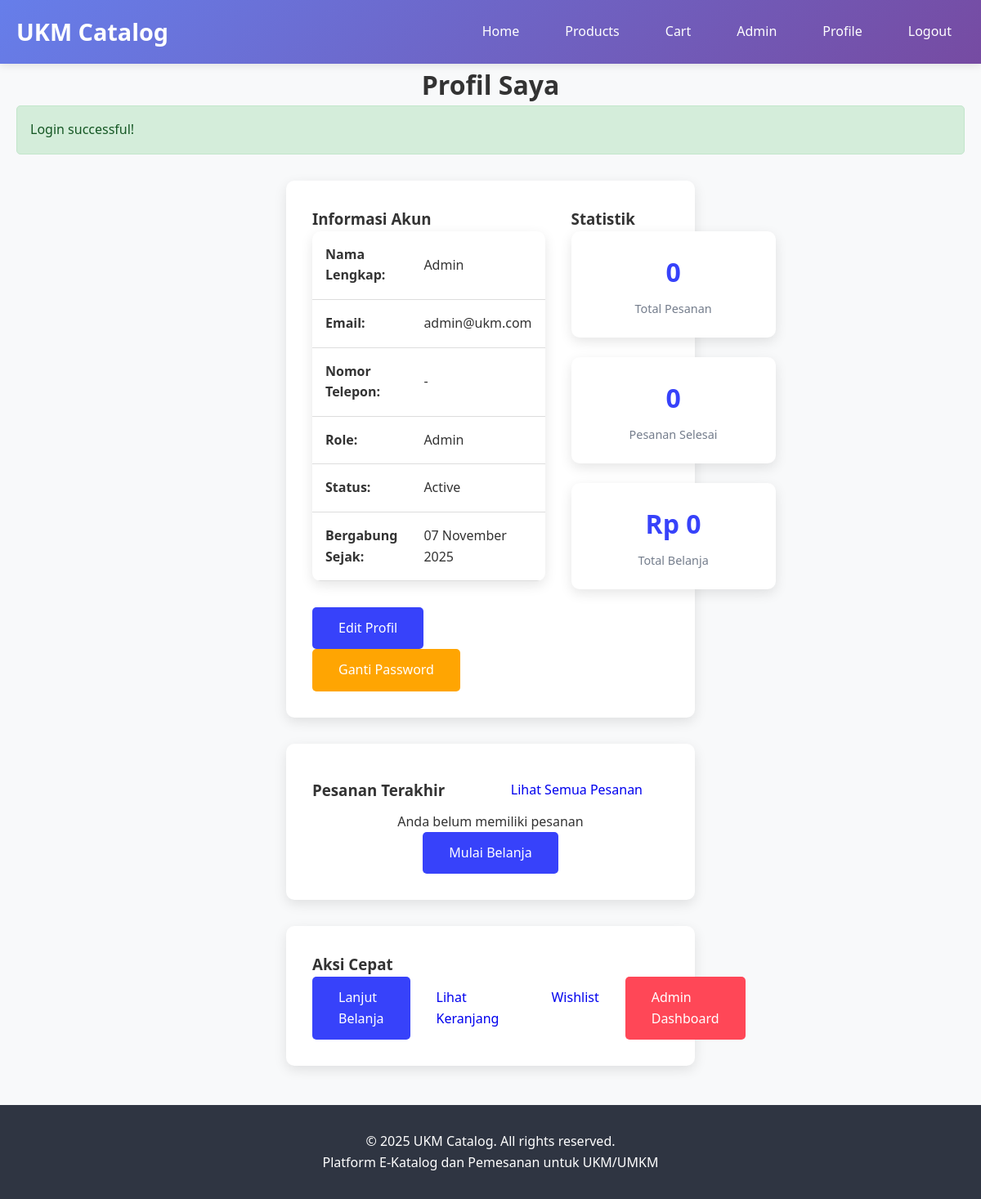
The app's page /profile.php (signed in) with its own data.
### tables this page shows
CREATE TABLE IF NOT EXISTS users (
    id INT PRIMARY KEY AUTO_INCREMENT,
    name VARCHAR(100) NOT NULL,
    email VARCHAR(100) UNIQUE NOT NULL,
    password VARCHAR(255) NOT NULL,
    phone VARCHAR(20),
    role ENUM('admin', 'user') DEFAULT 'user',
    status ENUM('active', 'inactive') DEFAULT 'active',
    remember_token VARCHAR(64) NULL,
    remember_expiry DATETIME NULL,
    reset_token VARCHAR(64) NULL,
    reset_expiry DATETIME NULL,
    created_at DATETIME DEFAULT CURRENT_TIMESTAMP,
    updated_at DATETIME DEFAULT CURRENT_TIMESTAMP ON UPDATE CURRENT_TIMESTAMP
);

### profile.php (the view, shortened to what this page needs)
<?php
require_once 'config/config.php';
$query = "SELECT id, name, email, phone, role, status, created_at FROM users WHERE id = ?";
$stmt = $db->prepare($query);
$stmt->execute([$_SESSION['user_id']]);
$user = $stmt->fetch(PDO::FETCH_ASSOC);
$query = "SELECT o.*, COUNT(oi.id) as total_items
          FROM orders o
          LEFT JOIN customers c ON o.customer_id = c.id
          LEFT JOIN order_items oi ON o.id = oi.order_id
          WHERE c.user_id = ?
          GROUP BY o.id
          ORDER BY o.created_at DESC
          LIMIT 10";
$stmt = $db->prepare($query);
$stmt->execute([$_SESSION['user_id']]);
$orders = $stmt->fetchAll(PDO::FETCH_ASSOC);
include 'includes/header.php';
?>
<div class="container mt-4">
    <h1 class="text-center mb-4">Profil Saya</h1>
    <div class="form-container">
        <div class="d-flex flex-wrap">
            <div class="flex-grow-1" style="margin-right: 2rem;">
                <h3>Informasi Akun</h3>
                <div class="table-container">
                    <table class="table">
                        <tr>
                            <td><strong>Nama Lengkap:</strong></td>
                            <td><?php echo htmlspecialchars($user['name']); ?></td>
                        </tr>
                        <tr>
                            <td><strong>Email:</strong></td>
                            <td><?php echo htmlspecialchars($user['email']); ?></td>
                        </tr>
                        <tr>
                            <td><strong>Nomor Telepon:</strong></td>
                            <td><?php echo htmlspecialchars($user['phone'] ?? '-'); ?></td>
                        </tr>
                        <tr>
                            <td><strong>Role:</strong></td>
                            <td>
                                <span class="badge badge-<?php echo $user['role'] === 'admin' ? 'danger' : 'primary'; ?>">
                                    <?php echo ucfirst($user['role']); ?>
                                </span>
                            </td>
                        </tr>
                        <tr>
                            <td><strong>Status:</strong></td>
                            <td>
                                <span class="badge badge-<?php echo $user['status'] === 'active' ? 'success' : 'secondary'; ?>">
                                    <?php echo ucfirst($user['status']); ?>
                                </span>
                            </td>
                        </tr>
                        <tr>
                            <td><strong>Bergabung Sejak:</strong></td>
                            <td><?php echo date('d F Y', strtotime($user['created_at'])); ?></td>
                        </tr>
                    </table>
                </div>
                <div class="mt-4">
                    <a href="edit-profile.php" class="btn btn-primary">Edit Profil</a>
                    <a href="change-password.php" class="btn btn-warning">Ganti Password</a>
                </div>
            </div>
            <div style="min-width: 250px;">
                <h3>Statistik</h3>
                <div class="dashboard-stats" style="grid-template-columns: 1fr;">
                    <div class="stat-card">
                        <div class="stat-number"><?php echo count($orders); ?></div>
                        <div class="stat-label">Total Pesanan</div>
                    </div>
                    <div class="stat-card">
                        <div class="stat-number">
                            <?php
                            $completedOrders = array_filter($orders, function($order) {
                                return $order['status'] === 'completed';
                            });
                            echo count($completedOrders);
                            ?>
                        </div>
                        <div class="stat-label">Pesanan Selesai</div>
                    </div>
                    <div class="stat-card">
                        <div class="stat-number">
                            <?php
                            $totalSpent = array_sum(array_map(function($order) {
                                return $order['status'] === 'completed' ? $order['total_amount'] : 0;
                            }, $orders));
                            echo formatRupiah($totalSpent);
                            ?>
                        </div>
                        <div class="stat-label">Total Belanja</div>
                    </div>
                </div>
            </div>
        </div>
    </div>
    <div class="form-container mt-5">
        <div class="d-flex justify-content-between align-items-center mb-4">
            <h3>Pesanan Terakhir</h3>
            <a href="orders.php" class="btn btn-info">Lihat Semua Pesanan</a>
        </div>
        <?php if (empty($orders)): ?>
            <div class="text-center py-4">
                <p class="text-muted">Anda belum memiliki pesanan</p>
                <a href="products.php" class="btn btn-primary">Mulai Belanja</a>
            </div>
        <?php endif; ?>
    </div>
    <div class="form-container mt-5">
        <h3 class="mb-4">Aksi Cepat</h3>
        <div class="d-flex flex-wrap gap-2">
            <a href="products.php" class="btn btn-primary">Lanjut Belanja</a>
            <a href="cart.php" class="btn btn-secondary">Lihat Keranjang</a>
            <a href="wishlist.php" class="btn btn-info">Wishlist</a>
            <?php if ($user['role'] === 'admin'): ?>
                <a href="admin/dashboard.php" class="btn btn-danger">Admin Dashboard</a>
            <?php endif; ?>
        </div>
    </div>
</div>
<?php include 'includes/footer.php'; ?>

### assets/css/style.css (style rules this page uses)
* { margin: 0; padding: 0; box-sizing: border-box; }
body { font-family: 'Segoe UI', Tahoma, Geneva, Verdana, sans-serif; line-height: 1.6; color: #333; background-color: #f8f9fa; }
.container { max-width: 1200px; margin: 0 auto; padding: 0 20px; }
.btn { display: inline-block; padding: 0.8rem 2rem; text-decoration: none; border-radius: 5px; transition: all 0.3s; cursor: pointer; border: none; font-size: 1rem; }
.btn-primary { background-color: #3742fa; color: white; }
.btn-danger { background-color: #ff4757; color: white; }
.btn-warning { background-color: #ffa502; color: white; }
.form-container { max-width: 500px; margin: 2rem auto; background: white; padding: 2rem; border-radius: 10px; box-shadow: 0 5px 15px rgba(0,0,0,0.1); }
.table-container { background: white; border-radius: 10px; box-shadow: 0 5px 15px rgba(0,0,0,0.1); overflow-x: auto; margin-bottom: 2rem; }
.table { width: 100%; border-collapse: collapse; }
.table th, .table td { padding: 1rem; text-align: left; border-bottom: 1px solid #ddd; }
.dashboard-stats { display: grid; grid-template-columns: repeat(auto-fit, minmax(250px, 1fr)); gap: 1.5rem; margin-bottom: 2rem; }
.stat-card { background: white; padding: 1.5rem; border-radius: 10px; box-shadow: 0 5px 15px rgba(0,0,0,0.1); text-align: center; }
.stat-number { font-size: 2rem; font-weight: bold; color: #3742fa; margin-bottom: 0.5rem; }
.stat-label { color: #747d8c; font-size: 0.9rem; }
.text-center { text-align: center; }
.d-flex { display: flex; }
.justify-content-between { justify-content: space-between; }
.align-items-center { align-items: center; }

### records on screen
users: name "Admin", email "admin@ukm.com", phone "-", role "Admin", status "Active", created_at "07 November 2025"

### other values on screen
$message "Login successful!"
count($orders) "0"
count($completedOrders) "0"
formatRupiah($totalSpent) "Rp 0"
